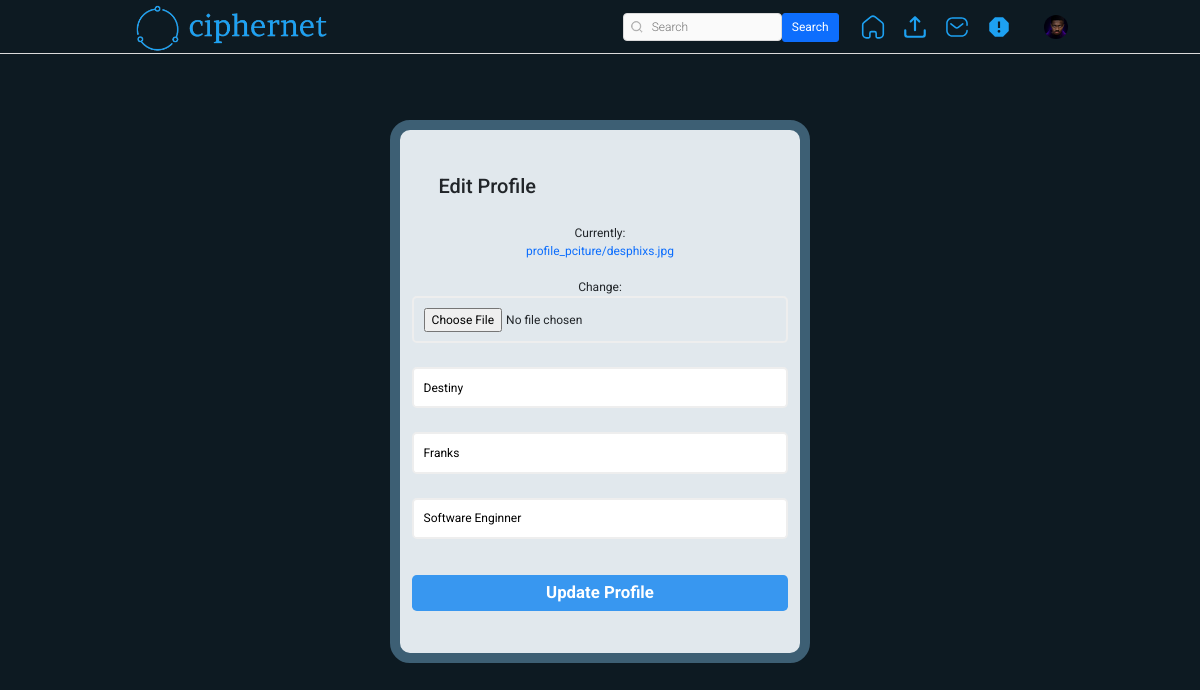
The page /users/profile/edit (signed in) on the database its author committed.
### authy/models.py (models this page shows, shortened)
class Profile(models.Model):
    user = models.OneToOneField(User, related_name='profile', on_delete=models.CASCADE)
    image = models.ImageField(upload_to="profile_pciture", null=True, default="default.jpg")
    first_name = models.CharField(max_length=200, null=True, blank=True)
    last_name = models.CharField(max_length=200, null=True, blank=True)
    bio = models.CharField(max_length=200, null=True, blank=True)
    location = models.CharField(max_length=200, null=True, blank=True)
    url = models.URLField(max_length=200, null=True, blank=True)
    favourite = models.ManyToManyField(Post, blank=True)

### authy/views.py (the view)
# urls.py: path('profile/edit', EditProfile, name="editprofile"),
def EditProfile(request):
    user = request.user.id
    profile = Profile.objects.get(user__id=user)
    if request.method == "POST":
        form = EditProfileForm(request.POST, request.FILES, instance=request.user.profile)
        if form.is_valid():
            profile.image = form.cleaned_data.get('image')
            profile.first_name = form.cleaned_data.get('first_name')
            profile.last_name = form.cleaned_data.get('last_name')
            profile.location = form.cleaned_data.get('location')
            profile.url = form.cleaned_data.get('url')
            profile.bio = form.cleaned_data.get('bio')
            profile.save()
            return redirect('profile', profile.user.username)
    else:
        form = EditProfileForm(instance=request.user.profile)
    context = {
        'form':form,
    }
    return render(request, 'editprofile.html', context)

### authy/forms.py
class EditProfileForm(forms.ModelForm):
    image = forms.ImageField(required=True)
    first_name = forms.CharField(widget=forms.TextInput(attrs={'class': 'input', 'placeholder': 'First Name'}),
                                 required=True)
    last_name = forms.CharField(widget=forms.TextInput(attrs={'class': 'input', 'placeholder': 'Last Name'}),
                                required=True)
    bio = forms.CharField(widget=forms.TextInput(attrs={'class': 'input', 'placeholder': 'Bio'}), required=True)
    class Meta:
        model = Profile
        fields = ['image', 'first_name', 'last_name', 'bio', 'url', 'location']

### templates/editprofile.html (shortened to what this page needs)
{% extends 'base.html' %}
{% load static %}
{% load crispy_forms_tags %}
{% block content %}
<br><br>
<!DOCTYPE html>
<html lang="en">
<head>
  <link rel="stylesheet" href="{% static 'assets2/style.css' %}">
</head>
<body>
  <div id="wrapper">
    <div class="container">
      <div class="form-data">
        <form action="" method="POST" enctype="multipart/form-data">
          <div class="logo">
            <h3 style="padding: 20px; font-size: 20px;">Edit Profile</h3>
          </div>
          {{form.image}} <br>
		  {{form.first_name}} <br>
		  {{form.last_name}} <br>
		  {{form.bio}} <br>
          <button class="form-btn" type="submit">Update Profile</button>
        </form>
      </div>
    </div>
  </div>
</body>
</html>
{% endblock content %}

### templates/base.html (shortened to what this page needs)
{% load static %}
<!DOCTYPE html>
<html lang="en">
<head>
    <link rel="stylesheet" href="https://cdn.jsdelivr.net/npm/bootstrap-icons@1.8.1/font/bootstrap-icons.css">
    <link href="https://cdn.jsdelivr.net/npm/bootstrap@5.1.3/dist/css/bootstrap.min.css" rel="stylesheet">
    <link rel="stylesheet" type="text/css" href="{% static 'assets1/style.css' %}">
</head>
<body>
    <header class="header">
        <nav class="header__content">
            <div class="header__buttons">
                <a href="{% url 'index' %}" class="header__home">
                    <img src="{% static 'assets2/images/ciphernetlogo.png' %}" alt="logo" class="logo">
                </a>
            </div>
            <form action="{% url 'search-users' %}" method="GET">
                <div class="header__search">
                    <input type="text" placeholder="Search" name="q" value="{{ request.GET.q }}">
                    <button class="btn btn-primary" type="submit">Search</button>
                </div>
            </form>&nbsp;&nbsp;&nbsp;&nbsp;&nbsp;&nbsp;&nbsp;
            <div class="header__buttons header__buttons--desktop">
                <a href="{% url 'index' %}">
                </a>
                <a href="{% url 'newpost' %}">
                </a>
                <a href="{% url 'message' %}">
                </a>
                <a href="{% url 'report_view' %}">
                </a>
                <a href="">
                    <button class="profile-button">
                        <a href="{% url 'profile' request.user %}">
                            <div class="profile-button__picture">
                                <img src="{{request.user.profile.image.url}}" alt="User Picture">
                            </div>
                        </a>
                    </button>
                </a>
            </div>
        </nav>
    </header>
    {% block content %}
    {% endblock content %}
</body>
</html>

### static/assets1/style.css (style rules this page uses)
*, *::after, *::before { box-sizing: border-box; margin: 0; padding: 0; }
*, button, input, select, textarea { font-family: 'Roboto', sans-serif; }
:root { --primary: #0D1A22; --secondary: hsl(0, 0%, 98%); --border: hsl(0, 0%, 86%); --story-border: hsl(0, 0%, 78%); --img-border: hsla(0, 0%, 0%, 0.1); --text-dark: hsl(0, 0%, 15%); --text-light: hsl(0, 0%, 60%); --like: hsl(355, 82%, 61%); --link: hsl(204, 100%, 48%); --header-height: 44px; --nav-height: 44px; }
body { min-height: 100vh; display: flex; flex-direction: column; overflow-y: auto; background-color: var(--primary); }
svg { display: block; }
img { max-width: 100%; }
.header { width: 100%; height: var(--header-height); background-color: var(--primary); display: flex; justify-content: center; position: fixed; top: 0; left: 0; z-index: 2; }
.header::after { content: ''; position: absolute; bottom: 0; width: 100%; height: 1px; background-color: var(--border); }
.header__content { width: 100%; max-width: 975px; padding: 0 14px; display: flex; justify-content: space-between; align-items: center; }
.header__home { margin-top: 5px; }
.header__search { width: 216px; height: 28px; display: none; align-items: center; position: relative; }
.header__search svg { width: 12px; height: 12px; position: absolute; left: 8px; }
.header__search input { width: 100%; height: 100%; background-color: var(--secondary); padding: 4px 10px 4px 28px; border: 1px solid var(--border); border-radius: 4px; outline: none; font-size: 12px; font-weight: 300; text-decoration: none; color: var(--text-light); text-overflow: ellipsis; overflow: hidden; white-space: nowrap; }
.header__buttons { display: flex; align-items: center; gap: 16px; }
.logo { max-width: 40%; height: auto; }
.profile-button { background-color: transparent; border: none; outline: none; cursor: pointer; position: relative; }
.profile-button__picture { width: 24px; height: 24px; border-radius: 50%; overflow: hidden; position: relative; }
.profile-button__picture::after { content: ''; position: absolute; top: 0; bottom: 0; left: 0; right: 0; border: 1px solid var(--img-border); border-radius: 50%; }
@media (min-width: 768px) { :root { --header-height: 54px; --nav-height: 0px; } }
@media (min-width: 768px) { .header__content { padding: 0 20px; } }
@media (min-width: 768px) { .header__search { display: flex; } }

### static/assets2/style.css (style rules this page uses)
*, *::before, *::after { margin: 0; padding: 0; box-sizing: inherit; }
html { font-size: 12px; box-sizing: border-box; }
img { width: 100%; max-width: 100%; height: 100%; }
a { text-decoration: none; }
body { background-color: #fafafa; }
#wrapper { width: 100%; height: 100vh; display: flex; flex-direction: column; justify-content: space-between; padding-top: 5rem; background-color: #0D1A22; }
.container { width: 100%; max-width: 93.5rem; margin: 1rem auto 0; }
#wrapper > .container { display: flex; padding: 0 2rem; }
.form-data { width: 100%; max-width: 35rem; margin-top: 1rem; margin-left: auto; margin-right: auto; display: block; }
.form-data form { background-color: #E1E8ED; border: 10px solid #3D5F74; border-radius: 20px; display: flex; flex-direction: column; padding: 2rem 1rem; text-align: center; }
.form-data form input { padding: .8rem; margin-bottom: .5rem; border: 2px solid #eee; border-radius: .4rem; }
.form-btn { margin: 1rem 0 1.5rem; height: 3rem; background-color: #3897f0; font-size: 1.4rem; font-weight: bold; color: #fff; border: none; border-radius: .4rem; cursor: pointer; }

### rows shown on the page
Profile: first_name "Destiny", last_name "Franks", bio "Software Enginner"
